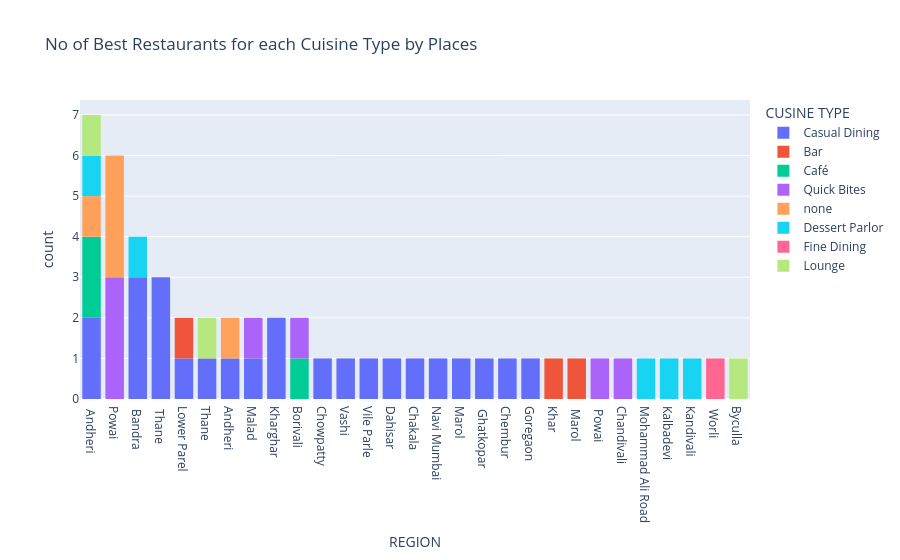

This figure's notebook cell:
### Code cell
fig = px.histogram(highest_rated_df, x='REGION', color='CUSINE TYPE',
                   title='No of Best Restaurants for each Cuisine Type by Places')
fig.update_xaxes(categoryorder="total descending")
fig.show()

### Figure 1 — Plotly figure (JSON) as saved in the notebook; plotly's stock layout.template omitted (floating-point values rounded to 4 significant figures)
{"data": [{"bingroup": "x", "hovertemplate": "CUSINE TYPE=Casual Dining<br>REGION=%{x}<br>count=%{y}<extra></extra>", "legendgroup": "Casual Dining", "marker": {"color": "#636efa", "pattern": {"shape": ""}}, "name": "Casual Dining", "orientation": "v", "showlegend": true, "type": "histogram", "x": [" Bandra", "Chowpatty", "Lower Parel", " Andheri", "Thane", "Vashi", "Andheri", "Vile Parle", "Dahisar", " Thane", "Chakala", " Thane", "Navi Mumbai", " Andheri", "Malad", " Bandra", "Marol", " Ghatkopar", "Chembur", " Bandra", "Kharghar", " Thane", "Kharghar", "Goregaon"], "xaxis": "x", "yaxis": "y"}, {"bingroup": "x", "hovertemplate": "CUSINE TYPE=Bar<br>REGION=%{x}<br>count=%{y}<extra></extra>", "legendgroup": "Bar", "marker": {"color": "#EF553B", "pattern": {"shape": ""}}, "name": "Bar", "orientation": "v", "showlegend": true, "type": "histogram", "x": ["Lower Parel", "Khar", " Marol"], "xaxis": "x", "yaxis": "y"}, {"bingroup": "x", "hovertemplate": "CUSINE TYPE=Café<br>REGION=%{x}<br>count=%{y}<extra></extra>", "legendgroup": "Café", "marker": {"color": "#00cc96", "pattern": {"shape": ""}}, "name": "Café", "orientation": "v", "showlegend": true, "type": "histogram", "x": ["Borivali", " Andheri", " Andheri"], "xaxis": "x", "yaxis": "y"}, {"bingroup": "x", "hovertemplate": "CUSINE TYPE=Quick Bites<br>REGION=%{x}<br>count=%{y}<extra></extra>", "legendgroup": "Quick Bites", "marker": {"color": "#ab63fa", "pattern": {"shape": ""}}, "name": "Quick Bites", "orientation": "v", "showlegend": true, "type": "histogram", "x": ["Borivali", " Powai", "Powai", "Malad", "Chandivali", "Powai", "Powai"], "xaxis": "x", "yaxis": "y"}, {"bingroup": "x", "hovertemplate": "CUSINE TYPE=none<br>REGION=%{x}<br>count=%{y}<extra></extra>", "legendgroup": "none", "marker": {"color": "#FFA15A", "pattern": {"shape": ""}}, "name": "none", "orientation": "v", "showlegend": true, "type": "histogram", "x": [" Andheri", "Andheri", "Powai", "Powai", "Powai"], "xaxis": "x", "yaxis": "y"}, {"bingroup": "x", "hovertemplate": "CUSINE TYPE=Dessert Parlor<br>REGION=%{x}<br>count=%{y}<extra></extra>", "legendgroup": "Dessert Parlor", "marker": {"color": "#19d3f3", "pattern": {"shape": ""}}, "name": "Dessert Parlor", "orientation": "v", "showlegend": true, "type": "histogram", "x": ["Mohammad Ali Road", "Kalbadevi", " Andheri", " Bandra", "Kandivali"], "xaxis": "x", "yaxis": "y"}, {"bingroup": "x", "hovertemplate": "CUSINE TYPE=Fine Dining<br>REGION=%{x}<br>count=%{y}<extra></extra>", "legendgroup": "Fine Dining", "marker": {"color": "#FF6692", "pattern": {"shape": ""}}, "name": "Fine Dining", "orientation": "v", "showlegend": true, "type": "histogram", "x": [" Worli"], "xaxis": "x", "yaxis": "y"}, {"bingroup": "x", "hovertemplate": "CUSINE TYPE=Lounge<br>REGION=%{x}<br>count=%{y}<extra></extra>", "legendgroup": "Lounge", "marker": {"color": "#B6E880", "pattern": {"shape": ""}}, "name": "Lounge", "orientation": "v", "showlegend": true, "type": "histogram", "x": ["Byculla", "Thane", " Andheri"], "xaxis": "x", "yaxis": "y"}], "layout": {"barmode": "relative", "legend": {"title": {"text": "CUSINE TYPE"}, "tracegroupgap": 0}, "title": {"text": "No of Best Restaurants for each Cuisine Type by Places"}, "xaxis": {"anchor": "y", "categoryorder": "total descending", "domain": [0, 1], "title": {"text": "REGION"}}, "yaxis": {"anchor": "x", "domain": [0, 1], "title": {"text": "count"}}}}
